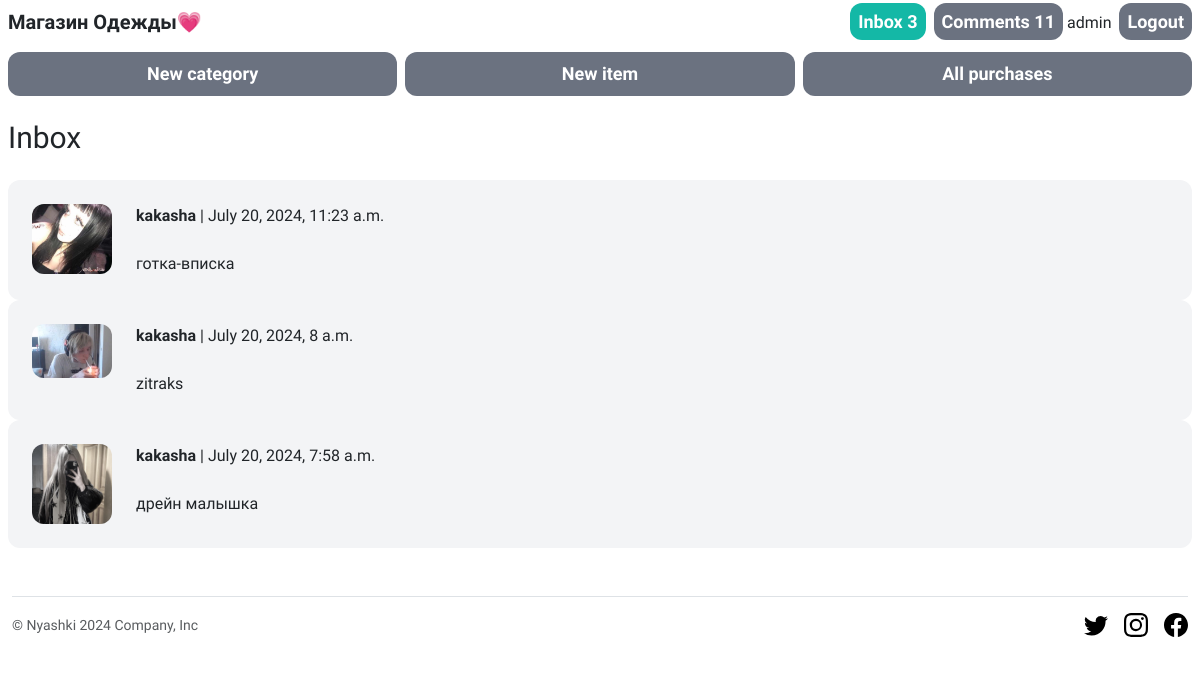
/inbox/ (signed in), run on an earlier commit of the app's database.
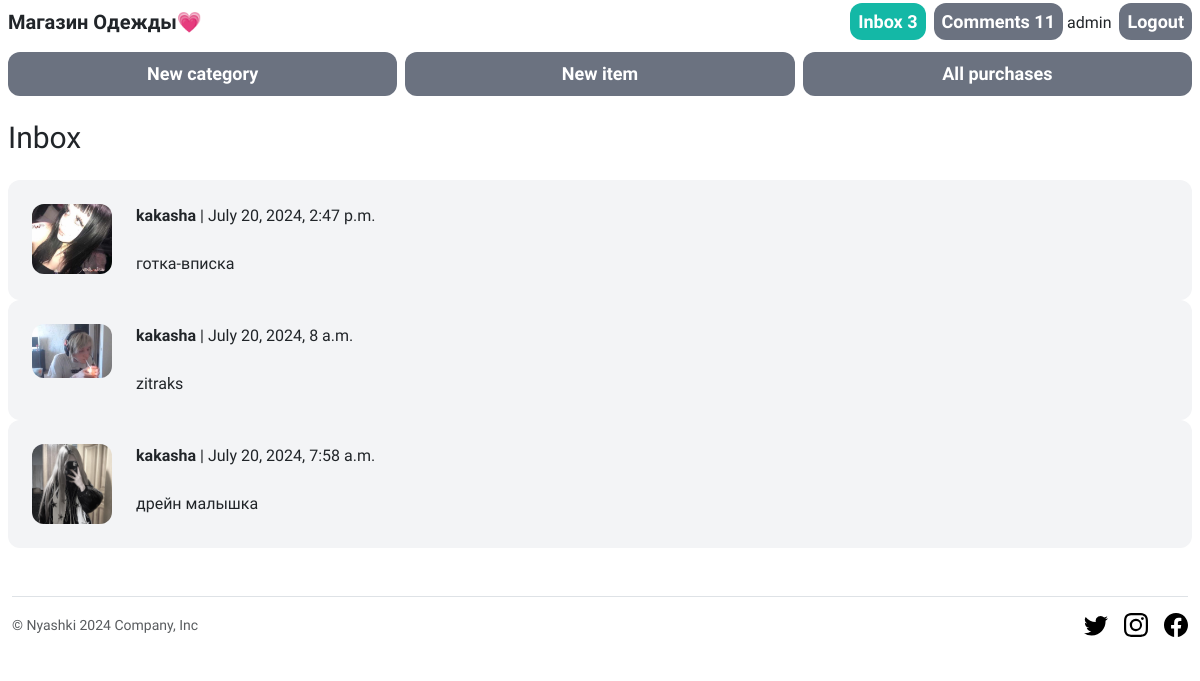
And on a later commit of the database.
### conversation/models.py (models this page shows)
class Conversation(models.Model):
    item = models.ForeignKey(Item, related_name='conversations', on_delete=models.CASCADE)
    members = models.ManyToManyField(User, related_name='conversations')
    created_at = models.DateTimeField(auto_now_add=True)
    modified_at = models.DateTimeField(auto_now=True)
    class Meta:
        ordering = ('-modified_at',)

### item/models.py (models this page shows, shortened)
class Item(models.Model):
    category = models.ForeignKey(Category, related_name='items', on_delete=models.CASCADE)
    name = models.CharField(max_length=255)
    description = models.TextField(blank=True, null=True)
    price = models.FloatField()
    image = models.ImageField(upload_to='item_images', blank=True, null=True)
    is_sold = models.BooleanField(default=False)
    created_at = models.DateTimeField(auto_now_add=True)
    users = models.ManyToManyField(User, related_name='items', blank=True)
    gender = models.CharField(max_length=1, choices=gender_choice)
    comments = models.ManyToManyField(Comment)

### conversation/views.py (the view)
# urls.py: path('', views.inbox, name='inbox'),
@login_required
def inbox(request):
    conversations = Conversation.objects.filter(members__in=[request.user.id])
    return render(request, 'conversation/inbox.html', {
        'conversations': conversations
    })

### conversation/templates/conversation/inbox.html (shortened to what this page needs)
{% extends 'core/base.html' %}
{% block content %}
<h1 class="mb-6 text-3xl">Inbox</h1>
<div class="space-y-6">
    {% for conversation in conversations %}
        <a href="{% url 'conversation:detail' conversation.id %}">
            <div class="p-6 flex bg-gray-100 rounded-xl">
                <div class="pr-6">
                    <img src="{{ conversation.item.image.url }}" class="w-20 rounded-xl">
                </div>
                <div>
                    {% for member in conversation.members.all %}
                        {% if member != request.user %}
                            <p class="mb-4"><strong>{{ member.username }}</strong> | {{ conversation.modified_at }}</p>
                            <p>{{ conversation.item.name }}</p>
                        {% endif %}
                    {% endfor %}
                </div>
            </div>
        </a>
    {% endfor %}
</div>
{% endblock %}

What changed in the data, as far as the page shows it:
changed Conversation "готка-вписка": modified_at "July 20, 2024, 11:23 a.m." → "July 20, 2024, 2:47 p.m."
